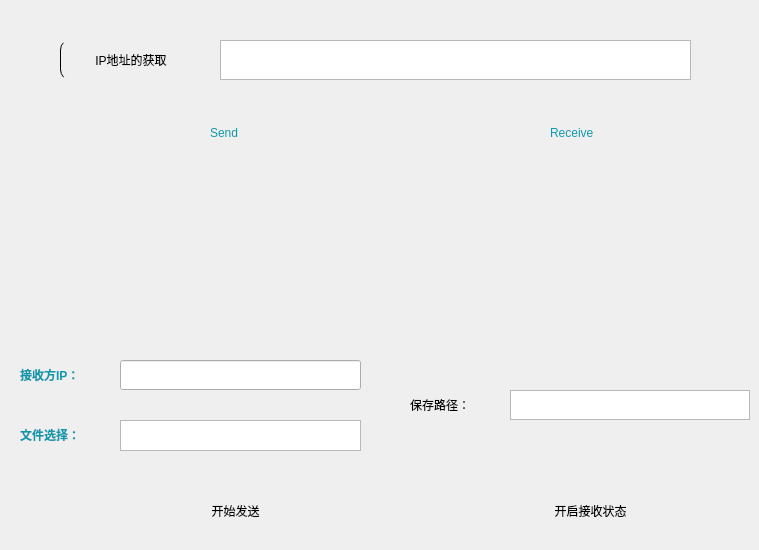
     <widget class="QWidget" name="page_2">
      <widget class="QLabel" name="label_13">
       <property name="geometry">
        <rect>
         <x>140</x>
         <y>160</y>
         <width>200</width>
         <height>160</height>
        </rect>
       </property>
       <property name="styleSheet">
        <string notr="true">border: 0px solid black;</string>
       </property>
       <property name="text">
        <string/>
       </property>
       <property name="pixmap">
        <pixmap>E:/Code/python/UI_pic/文件发送.png</pixmap>
       </property>
       <property name="scaledContents">
        <bool>true</bool>
       </property>
      </widget>
      <widget class="QLabel" name="label_26">
       <property name="geometry">
        <rect>
         <x>490</x>
         <y>160</y>
         <width>200</width>
         <height>160</height>
        </rect>
       </property>
       <property name="styleSheet">
        <string notr="true">border: 0px solid black;</string>
       </property>
       <property name="text">
        <string/>
       </property>
       <property name="pixmap">
        <pixmap>E:/Code/python/UI_pic/文件接受.jpg</pixmap>
       </property>
       <property name="scaledContents">
        <bool>true</bool>
       </property>
      </widget>
      <widget class="QToolButton" name="toolButton_12">
       <property name="geometry">
        <rect>
         <x>60</x>
         <y>40</y>
         <width>141</width>
         <height>40</height>
        </rect>
       </property>
       <property name="styleSheet">
        <string notr="true">border-left:1px solid;
border-radius:10px;</string>
       </property>
       <property name="text">
        <string>IP地址的获取</string>
       </property>
      </widget>
      <widget class="QTextBrowser" name="textBrowser_2">
       <property name="geometry">
        <rect>
         <x>220</x>
         <y>40</y>
         <width>471</width>
         <height>40</height>
        </rect>
       </property>
       <property name="styleSheet">
        <string notr="true">border-left:1px solid
</string>
       </property>
      </widget>
      <widget class="QLabel" name="label_27">
       <property name="geometry">
        <rect>
         <x>210</x>
         <y>110</y>
         <width>50</width>
         <height>45</height>
        </rect>
       </property>
       <property name="styleSheet">
        <string notr="true">border: 0px solid black;
font: 87 12pt &quot;Arial Black&quot;;
color:#1098ad;</string>
       </property>
       <property name="text">
        <string>Send</string>
       </property>
      </widget>
      <widget class="QLabel" name="label_28">
       <property name="geometry">
        <rect>
         <x>550</x>
         <y>110</y>
         <width>80</width>
         <height>45</height>
        </rect>
       </property>
       <property name="styleSheet">
        <string notr="true">border: 0px solid black;
font: 87 12pt &quot;Arial Black&quot;;
color:#1098ad;</string>
       </property>
       <property name="text">
        <string>Receive</string>
       </property>
      </widget>
      <widget class="QLabel" name="label_29">
       <property name="geometry">
        <rect>
         <x>20</x>
         <y>360</y>
         <width>91</width>
         <height>31</height>
        </rect>
       </property>
       <property name="styleSheet">
        <string notr="true">border: 0px solid black;

color:#1098ad;
</string>
       </property>
       <property name="text">
        <string>&lt;html&gt;&lt;head/&gt;&lt;body&gt;&lt;p&gt;&lt;span style=&quot; font-weight:600;&quot;&gt;接收方IP：&lt;/span&gt;&lt;/p&gt;&lt;/body&gt;&lt;/html&gt;</string>
       </property>
      </widget>
      <widget class="QLineEdit" name="lineEdit_2">
       <property name="geometry">
        <rect>
         <x>120</x>
         <y>360</y>
         <width>241</width>
         <height>30</height>
        </rect>
       </property>
       <property name="styleSheet">
        <string notr="true">border-left:1px solid
</string>
       </property>
      </widget>
      <widget class="QLabel" name="label_30">
       <property name="geometry">
        <rect>
         <x>20</x>
         <y>420</y>
         <width>101</width>
         <height>30</height>
        </rect>
       </property>
       <property name="styleSheet">
        <string notr="true">border: 0px solid black;

color:#1098ad;
</string>
       </property>
       <property name="text">
        <string>&lt;html&gt;&lt;head/&gt;&lt;body&gt;&lt;p&gt;&lt;span style=&quot; font-weight:600;&quot;&gt;文件选择：&lt;/span&gt;&lt;/p&gt;&lt;/body&gt;&lt;/html&gt;</string>
       </property>
      </widget>
      <widget class="QTextBrowser" name="textBrowser_3">
       <property name="geometry">
        <rect>
         <x>120</x>
         <y>420</y>
         <width>241</width>
         <height>31</height>
        </rect>
       </property>
       <property name="styleSheet">
        <string notr="true">border-left:1px solid
</string>
       </property>
      </widget>
      <widget class="QToolButton" name="toolButton_13">
       <property name="geometry">
        <rect>
         <x>170</x>
         <y>480</y>
         <width>131</width>
         <height>61</height>
        </rect>
       </property>
       <property name="styleSheet">
        <string notr="true">font: 25pt &quot;Agency FB&quot;;
border: 0px solid black;</string>
       </property>
       <property name="text">
        <string>开始发送</string>
       </property>
      </widget>
      <widget class="QToolButton" name="toolButton_14">
       <property name="geometry">
        <rect>
         <x>490</x>
         <y>480</y>
         <width>201</width>
         <height>61</height>
        </rect>
       </property>
       <property name="styleSheet">
        <string notr="true">font: 25pt &quot;Agency FB&quot;;
border: 0px solid black;</string>
       </property>
       <property name="text">
        <string>开启接收状态</string>
       </property>
      </widget>
      <widget class="QLabel" name="label_31">
       <property name="geometry">
        <rect>
         <x>410</x>
         <y>390</y>
         <width>101</width>
         <height>30</height>
        </rect>
       </property>
       <property name="styleSheet">
        <string notr="true">
border: 0px solid black;</string>
       </property>
       <property name="text">
        <string>保存路径：</string>
       </property>
      </widget>
      <widget class="QTextBrowser" name="textBrowser_4">
       <property name="geometry">
        <rect>
         <x>510</x>
         <y>390</y>
         <width>240</width>
         <height>30</height>
        </rect>
       </property>
       <property name="styleSheet">
        <string notr="true">border-left:1px solid
</string>
       </property>
      </widget>
     </widget>
